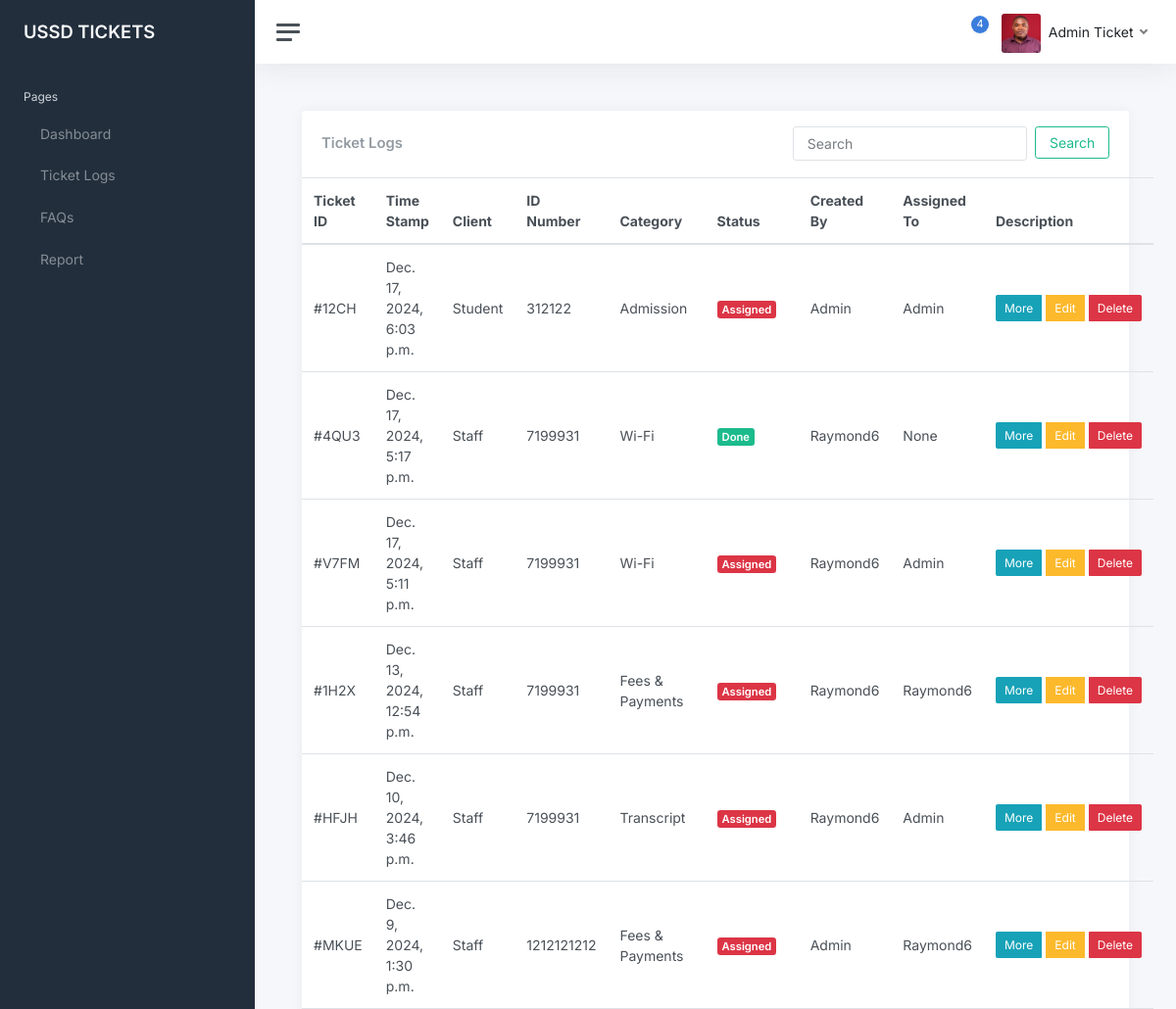
/ticketlogs/ (signed in, upper part), run on an earlier commit of the app's database.
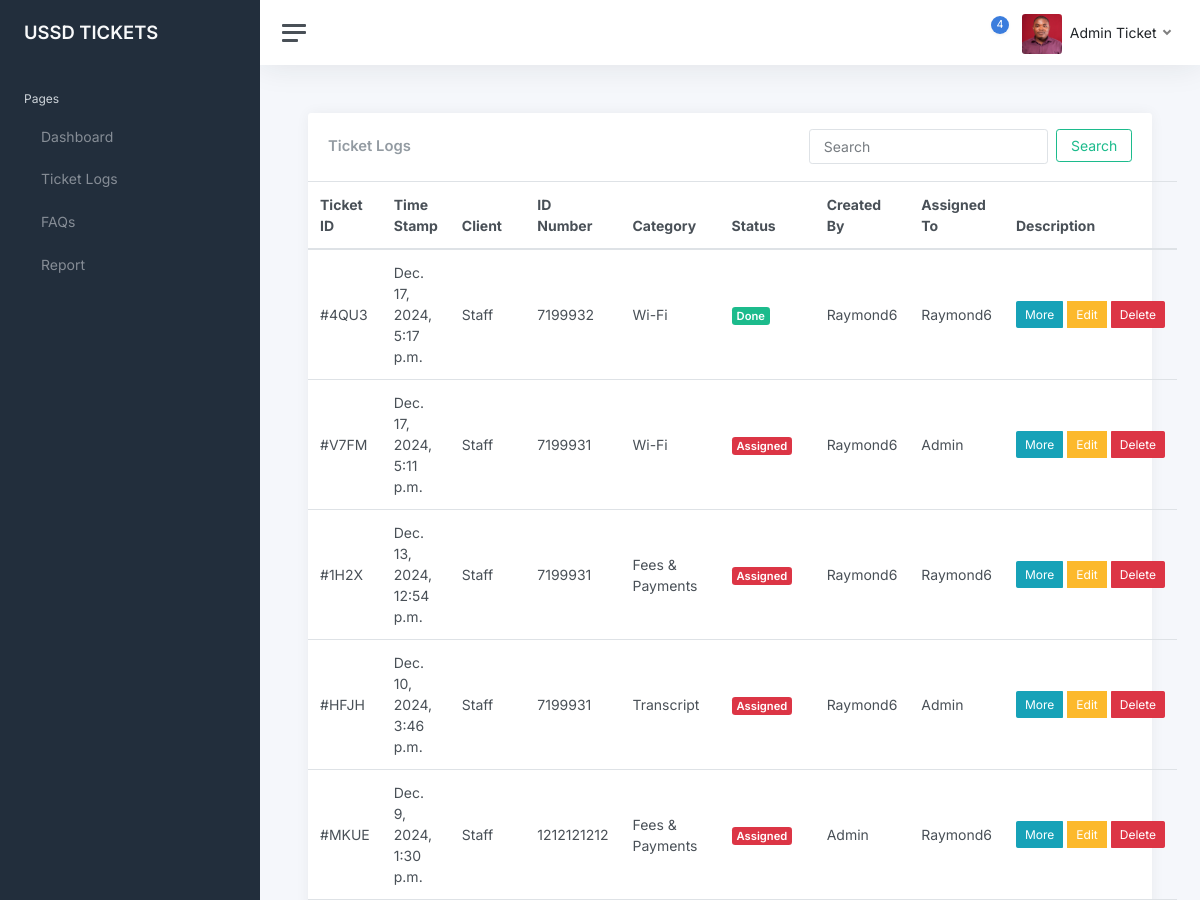
And on a later commit of the database.
### ticksys/models.py (models this page shows, shortened)
class Ticket(models.Model):
    TICKET_STATUS = [
        ('Assigned', 'Assigned'),
        ('In Progress', 'In Progress'),
        ('Done', 'Done'),
    ]
    CLIENT_TYPE = [
        ('Staff', 'Staff'),
        ('Student', 'Student'),
        ('Other', 'Other')
    ]
    MODE_CHOICES = [
        ('Walk-In', 'Walk-In'),
        ('Phone', 'Phone'),
        ('Email', 'Email'),
        ('Other', 'Other')
    ]
    CATEGORY = [
        ('Credentials', 'Credentials'),
        ('Fees & Payments', 'Fees & Payments'),
        ('VClass', 'VClass'),
        ('Transcript', 'Transcript'),
        ('Admission', 'Admission'),
        ('Wi-Fi', 'Wi-Fi'),
        ('Other', 'Other')
    ]
    user = models.ForeignKey(User, models.CASCADE, null=True)
    ticket_number = models.CharField(max_length=4, default=generate_ticket_number, unique=True, editable=False)
    id_number = models.CharField(max_length=20, unique=False)
    description = models.TextField()
    status = models.CharField(max_length=25, choices=TICKET_STATUS, default='In Progress')
    category = models.CharField(max_length=100, choices=CATEGORY)
    client_type = models.CharField(max_length=20, choices=CLIENT_TYPE, default='Student')
    created_at = models.DateTimeField(auto_now_add=True)
    updated_at = models.DateTimeField(auto_now=True)
    mode = models.CharField(max_length=20, choices=MODE_CHOICES, default='Walk-In')
    assigned_to = models.CharField(max_length=30, null=True)
    created_by = models.CharField(max_length=30, null=True)

### ticksys/views.py (the view)
# urls.py: path('ticketlogs/', views.ticketlogs, name='ticketlogs'),
def ticketlogs(request):
    user = request.user
    tickets = Ticket.objects.annotate(
        month=ExtractMonth('created_at'),
        day=ExtractDay('created_at'),
        year=ExtractYear('created_at')
    ).filter(
        Q(user=user) | Q(assigned_to=user.username)
    ).order_by('-id')
    paginator = Paginator(tickets, 15)
    page_number = request.GET.get('page')
    page_obj = paginator.get_page(page_number)
    overall_tickets = Ticket.objects.annotate(
        month=ExtractMonth('created_at'),
        day=ExtractDay('created_at'),
        year=ExtractYear('created_at')
    ).order_by('-id')
    paginator = Paginator(overall_tickets, 15)
    page_number2 = request.GET.get('page')
    page_obj2 = paginator.get_page(page_number2)
    all_users = User.objects.all()
    context = {
        'tickets': tickets,
        'all_users': all_users,
        'page_obj': page_obj,
        'page_obj2' : page_obj2
    }
    return render(request, 'ticketlogs.html', context)

### templates/ticketlogs.html (shortened to what the changed rows need)
{% extends 'index.html' %}
            {% block content %}
            <main class="content">
                <div class="container-fluid p-0">
                    <div class="row">
                        <div class="col-12 d-flex">
                            <div class="card flex-fill">
                                <table class="table table-hover my-0 w-100" id="ticketTable">
                                    <thead>
                                        <tr>
                                            <th>Ticket ID</th>
                                            <th>Time Stamp</th>
                                            <th>Client</th>
                                            <th>ID Number</th>
                                            <th>Category</th>
                                            <th>Status</th>
                                            <th>Created By</th>
                                            <th>Assigned To</th>
                                            <th>Description</th>
                                        </tr>
                                    </thead>
                                    <tbody id="ticketTableBody">
                                        {% if request.user.is_superuser  %}
                                            {% for ticket in page_obj2 %}
                                                <tr>
                                                    <td>#{{ticket.ticket_number}}</td>
                                                    <td>{{ticket.created_at}}</td>
                                                    <td>{{ticket.client_type|title}}</td>
                                                    <td class="d-none d-xl-table-cell">{{ticket.id_number}}</td>
                                                    <td class="d-none d-xl-table-cell">{{ticket.category}}</td>
                                                    <td><span class="badge {% if ticket.status == 'Done' %}bg-success {% elif ticket.status == 'In Progress' %}bg-warning{% else %}bg-danger{% endif %}">{{ticket.status}}</span></td>
                                                    <td class="d-none d-md-table-cell">{{ticket.user.username|title}}</td>
                                                    <td class="d-none d-md-table-cell">{{ticket.assigned_to|title}}</td>
                                                    <td>
                                                        <div class="btn-group" role="group">
                                                            <button type="button" class="btn btn-info btn-sm" data-bs-toggle="modal" data-bs-target="#infoModal{{ ticket.id }}" style="margin-right: 5px;">
                                                                More
                                                            </button>
                                                            <button type="button" class="btn btn-warning btn-sm" data-bs-toggle="modal" data-bs-target="#editModal{{ ticket.id }}" style="margin-right: 5px;">
                                                                Edit
                                                            </button>
                                                            <button type="button" class="btn btn-danger btn-sm" data-bs-toggle="modal" data-bs-target="#deleteModal{{ ticket.id }}">
                                                                Delete
                                                            </button>
                                                        </div>
                                                    </div>
                                                    </td>
                                                </tr>
                                                {% endfor %}
                                            {% endif %}
        {% endblock %}

What changed in the data, as far as the page shows it:
removed Ticket: ticket_number "12CH", created_at "Dec. 17, 2024, 6:03 p.m.", client_type "Student", id_number "312122", category "Admission", status "Assigned", user.username "Admin", assigned_to "Admin"
changed Ticket "4QU3": id_number "7199931" → "7199932"; assigned_to "None" → "Raymond6"
